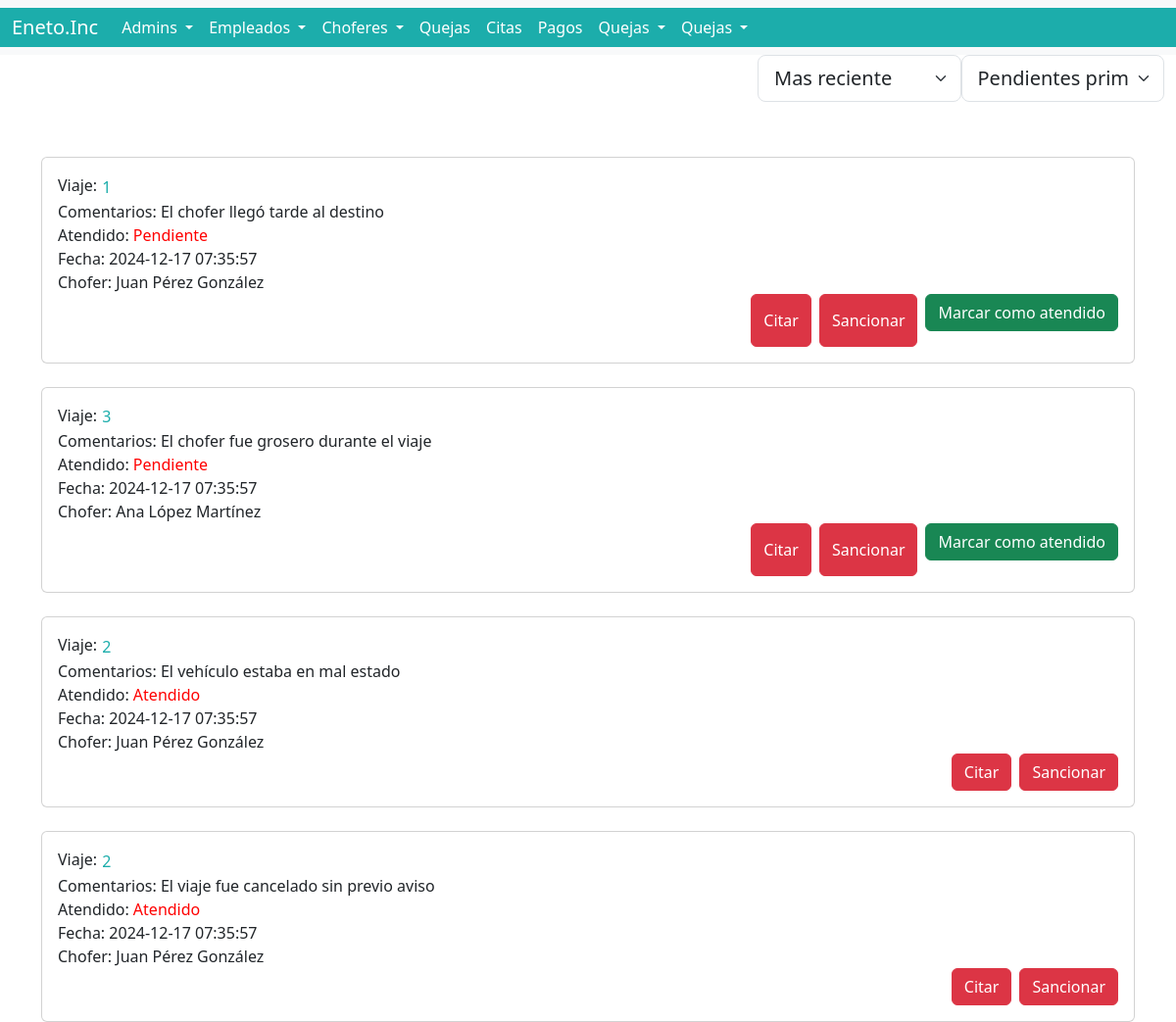
The page /QuejasAdmin.php on the database its author committed.
### tables this page shows
create table queja(idQueja int primary key auto_increment,
                idViaje int not null,
                comentarios varchar(500) not null,
                atendido BOOLEAN not null,
                foreign key(idViaje) references viajes(idViaje)on delete restrict on update cascade,
                createdAt TIMESTAMP default CURRENT_TIMESTAMP,
                updatedAt timestamp default current_timestamp on update CURRENT_TIMESTAMP);

create table viajes(idViaje int primary key auto_increment,
                idChofer int not null,
                idUsuario varchar(50) not null,
                destino varchar(50),
                costo_viaje int not null,
                cuota_ganancia int not null,
                idMatricula varchar(8) not null,
                foreign key(idChofer) references choferes(idChofer) on delete cascade on update cascade,
                foreign key(idUsuario) references usuarios(nickname) on delete cascade on update cascade,
                foreign key(idMatricula) references vehiculos(idMatricula) on delete cascade on update CASCADE,
                createdAt TIMESTAMP default CURRENT_TIMESTAMP,
                updatedAt timestamp default current_timestamp on update CURRENT_TIMESTAMP);

create table empleados(curp varchar(18) not null primary key,
                    apellidoPaterno varchar(50) not null,
                    apellidoMaterno varchar(50) not null,
                    nombre varchar(50) not null,
                    idCargo int,
                    horarioEntrada time not null,
                    horarioSalida time not null,
                    createdAt TIMESTAMP default CURRENT_TIMESTAMP,
                    updatedAt timestamp default current_timestamp on update CURRENT_TIMESTAMP,
                    foreign key(idCargo) references cargoLaboral(idCargo) on delete cascade on update cascade);

### QuejasAdmin.php (the view, shortened to what this page needs)
<?php
$cnn = new mysqli("localhost", "root", "eneto", "eneto");
$recientes = isset($_GET['recientes']) ? $_GET['recientes'] : '1';
$meagarras = "select * from queja join viajes on viajes.idViaje = queja.idViaje join choferes on choferes.idChofer = viajes.idChofer join empleados on empleados.curp = choferes.curp order by queja.createdAt ";
if ($recientes == "1") {
    $meagarras .= "desc, atendido ";
} else {
    $meagarras .= "asc, atendido ";
}
if ($recientes == "1") {
  $meagarras .= "asc;";
} else {
  $meagarras .= "desc;";
}
$consul = $cnn->query($meagarras);
$tablas = "";
while($ren = $consul -> fetch_array(MYSQLI_ASSOC)){
 $pendiente = $ren['atendido'] == 0 ? "Pendiente" : "Atendido";
 $marcador = "";
 if($ren['atendido'] == 0){
  $marcador = "<form method='post' name='marcAtend'>
                  <input type='hidden' name='quejaId' value='{$ren['idQueja']}'>
                  <input type='hidden' name='marcar' value='1'>
                  <button class='btn btn-primary btn-success ms-2'>Marcar como atendido</button>
                </form>";
 }
    $tablas .= "
<br>
    <div class='container-fluid'>
      <div class='container mt-9'>
        <div class='column justify-content-center'>
          <div class='col-lg-12'>
          <div class='card'>
            <div class='card-body'>
              <div class='form-group'>
                <label for=''>Viaje:
                  <button type='button' class='btn btn-link p-0' data-bs-toggle='modal' data-bs-target='#modalViaje'>
                    {$ren['idViaje']}
                  </button>
                </label>
              </div>
              <div class='form-group'>
                <label for=''>Comentarios: {$ren['comentarios']}</label>
              </div>
              <div class='form-group'>
                <label for=''>Atendido: <span style='color: red;'>{$pendiente}</span></label>
              </div>
              <div class='form-group'>
                <label for=''>Fecha: {$ren['createdAt']}</label>
              </div>
              <div class='form-group'>
                <label for=''>Chofer: {$ren['nombre']} {$ren['apellidoPaterno']} {$ren['apellidoMaterno']}</label>
              </div>
              <div class='d-flex justify-content-end'>
                <button type='button' class='btn btn-danger' data-bs-toggle='modal' data-bs-target='#modalCita{$ren['idQueja']}'>
                  Citar
                </button>
                <button class='btn btn-primary btn-danger ms-2' data-bs-toggle='modal' data-bs-target='#modalSancion{$ren['idQueja']}'>Sancionar</button>
                {$marcador}
              </div>
            </div>
          </div>
          </div>
        </div>
      </div>
    </div>
    <div class='modal fade' id='modalCita{$ren['idQueja']}' tabindex='-1' aria-labelledby='modalCitaLabel' aria-hidden='true'>
                  <input type='text' class='form-control ancho-input-2' value='{$ren['idChofer']}' id='IdChofer' readonly>
    </div>
    <div class='modal fade' id='modalViaje{$ren['idQueja']}' tabindex='-1' aria-labelledby='modalViajeLabel' aria-hidden='true'>
    </div>
";
};
?>
<html lang="en">
<head>
    <link href="https://cdn.jsdelivr.net/npm/bootstrap@5.3.3/dist/css/bootstrap.min.css" rel="stylesheet">
    <link rel="stylesheet" href="css/barra.css">
    <link rel="stylesheet" href="css/estilos.css">
</head>
<body>
  <nav class="navbar navbar-expand-lg bg-body-tertiary color">
    <div class="container-fluid color">
      <a class="navbar-brand white" href="#">Eneto.Inc</a>
      <div class="collapse navbar-collapse" id="navbarNav">
        <ul class="navbar-nav color">
          <li class="nav-item dropdown">
            <a class="nav-link dropdown-toggle white" href="#" id="navbarDropdown" role="button" data-bs-toggle="dropdown" aria-haspopup="true" aria-expanded="false">
              Admins
            </a>
          </li>
          <li class="nav-item dropdown">
            <a class="nav-link dropdown-toggle white" href="#" id="navbarDropdown" role="button" data-bs-toggle="dropdown" aria-haspopup="true" aria-expanded="false">
              Empleados
            </a>
          </li>
          <li class="nav-item dropdown">
            <a class="nav-link dropdown-toggle white" href="#" id="navbarDropdown" role="button" data-bs-toggle="dropdown" aria-haspopup="true" aria-expanded="false">
              Choferes
            </a>
          </li>
          <li class="nav-item">
            <a class="nav-link white" href="QuejasAdmin.html">Quejas</a>
          </li>
          <li class="nav-item">
            <a class="nav-link white" href="CitasAdmin.html">Citas</a>
          </li>
          <li class="nav-item">
            <a class="nav-link white" href="pagos.html">Pagos</a>
          </li>
          <li class="nav-item dropdown">
            <a class="nav-link dropdown-toggle white" href="#" id="navbarDropdown" role="button" data-bs-toggle="dropdown" aria-haspopup="true" aria-expanded="false">
              Quejas
            </a>
          </li>
          <li class="nav-item dropdown">
            <a class="nav-link dropdown-toggle white" href="#" id="navbarDropdown" role="button" data-bs-toggle="dropdown" aria-haspopup="true" aria-expanded="false">
              Quejas
            </a>
          </li>
        </ul>
      </div>
    </div>
  </nav>
    <div class="container-fluid">
        <div class="d-flex justify-content-end">
        <form action="" method="get" class="d-flex justify-content-end">
            <select class="form-select form-select-lg mb-3" aria-label=".form-select-lg example" name="fecha" onchange="javascript:this.form.submit(); console.log('Form submitted!')">
              <option value="1" >Mas reciente</option>
            </select>
            <select class="form-select form-select-lg mb-3" aria-label=".form-select-lg example" name="atencion" onchange="javascript:this.form.submit(); console.log('Form submitted!')">
              <option value="1" >Pendientes primero</option>
            </select>
          </form>
        </div>
    </div>
    <?php echo $tablas; ?>
</body>
</html>

### css/barra.css (style rules this page uses)
.color { background-color: #1cadab; color:#1cadab; }
.white { color: white; }

### css/estilos.css (style rules this page uses)
.btn-link { text-decoration: none; color: #1cadab; font-weight: 500; }

### rows shown on the page
queja: idViaje.idViaje "1", comentarios "El chofer llegó tarde al destino", atendido "Pendiente", empleados.createdAt "2024-12-17 07:35:57", empleados.nombre "Juan", empleados.apellidoPaterno "Pérez", empleados.apellidoMaterno "González"
queja: idViaje.idViaje "3", comentarios "El chofer fue grosero durante el viaje", atendido "Pendiente", empleados.createdAt "2024-12-17 07:35:57", empleados.nombre "Ana", empleados.apellidoPaterno "López", empleados.apellidoMaterno "Martínez"
queja: idViaje.idViaje "2", comentarios "El vehículo estaba en mal estado", atendido "Atendido", empleados.createdAt "2024-12-17 07:35:57", empleados.nombre "Juan", empleados.apellidoPaterno "Pérez", empleados.apellidoMaterno "González"
queja: idViaje.idViaje "2", comentarios "El viaje fue cancelado sin previo aviso", atendido "Atendido", empleados.createdAt "2024-12-17 07:35:57", empleados.nombre "Juan", empleados.apellidoPaterno "Pérez", empleados.apellidoMaterno "González"
